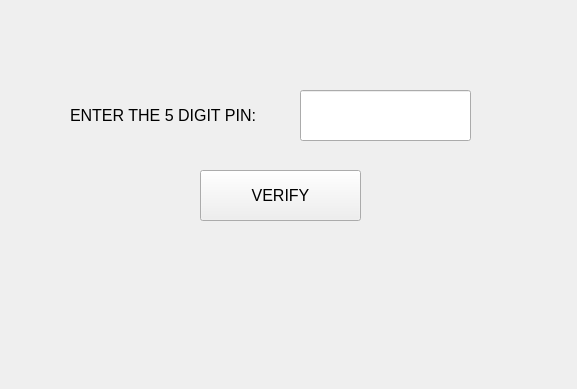
<?xml version="1.0" encoding="UTF-8"?>
<ui version="4.0">
 <class>form1</class>
 <widget class="QWidget" name="form1">
  <property name="geometry">
   <rect>
    <x>0</x>
    <y>0</y>
    <width>577</width>
    <height>389</height>
   </rect>
  </property>
  <property name="windowTitle">
   <string>OTP PIN PROJECT</string>
  </property>
  <widget class="QLabel" name="l1">
   <property name="geometry">
    <rect>
     <x>70</x>
     <y>90</y>
     <width>201</width>
     <height>51</height>
    </rect>
   </property>
   <property name="font">
    <font>
     <pointsize>12</pointsize>
    </font>
   </property>
   <property name="text">
    <string>ENTER THE 5 DIGIT PIN:</string>
   </property>
  </widget>
  <widget class="QLineEdit" name="le1">
   <property name="geometry">
    <rect>
     <x>300</x>
     <y>90</y>
     <width>171</width>
     <height>51</height>
    </rect>
   </property>
   <property name="font">
    <font>
     <pointsize>12</pointsize>
    </font>
   </property>
   <property name="maxLength">
    <number>5</number>
   </property>
  </widget>
  <widget class="QPushButton" name="b1">
   <property name="geometry">
    <rect>
     <x>200</x>
     <y>170</y>
     <width>161</width>
     <height>51</height>
    </rect>
   </property>
   <property name="font">
    <font>
     <pointsize>12</pointsize>
    </font>
   </property>
   <property name="text">
    <string>VERIFY</string>
   </property>
  </widget>
  <widget class="QLabel" name="l2">
   <property name="geometry">
    <rect>
     <x>140</x>
     <y>260</y>
     <width>281</width>
     <height>51</height>
    </rect>
   </property>
   <property name="font">
    <font>
     <pointsize>12</pointsize>
    </font>
   </property>
   <property name="text">
    <string/>
   </property>
   <property name="alignment">
    <set>Qt::AlignCenter</set>
   </property>
  </widget>
 </widget>
 <resources/>
 <connections/>
</ui>
